Frame 1 (no input): blank canvas, image omitted
Frame 60 (no input): blank canvas, image omitted
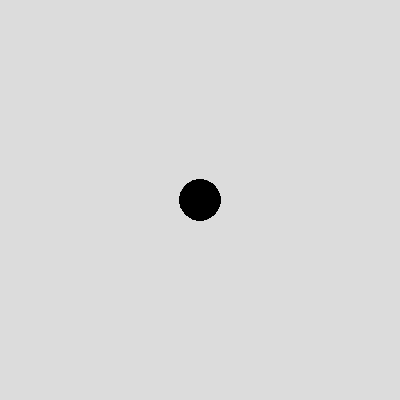
Frame 120 (the mouse pressed at the canvas centre since frame 60)

The p5.js sketch whose frames 1 and 60 were blank and that drew this single picture after the mouse press (run headless with seeded random() and noise() and a simulated clock; from frame 60 on, the mouse is pressed at the canvas centre):

// p5.js sketch
// ── sketch.js
/* eslint-disable */

function setup() {
  createCanvas(400, 400);
  background(220);
}

function draw() {
  if (mouseIsPressed) {
    fill(0);
  } else {
    fill(255);
  }
  ellipse(mouseX, mouseY, mouseX % 80, mouseY % 80);
}
